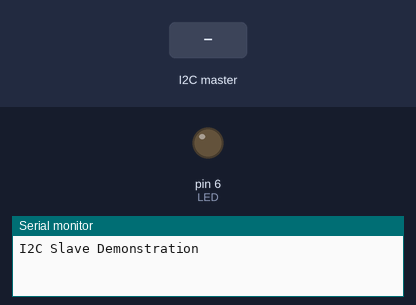
Bench run of a sketch on a simulated Arduino Uno, built with avr-gcc and run on an emulated ATmega328P. Shown: output pins drawn as LEDs (lit = HIGH), the last lines printed to the serial monitor. The inputs (shaded band) are chosen by the test bench.

Above: at 1.2 s.
1.3 s: the I2C master sends the byte 1
At 1.6 s:
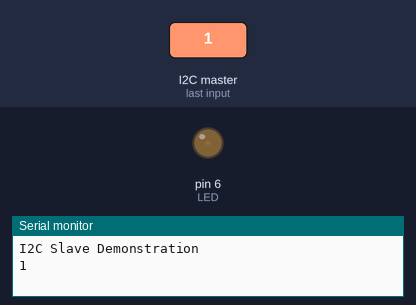
2.8 s: the I2C master sends the byte 90
At 3.9 s:
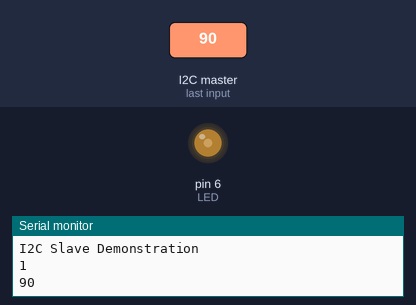
4.3 s: the I2C master sends the byte 200
At 5.1 s:
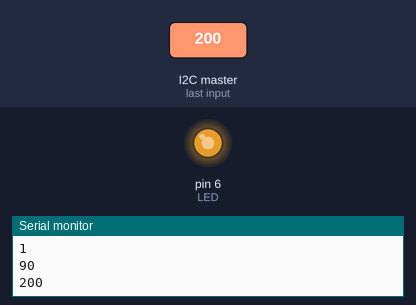
Timing chart, 0 to 7.3 s (numbered marks = the images above; inputs shaded):
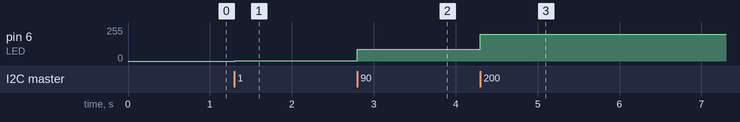

The sketch:

i2c_slave.ino
```cpp
// Include Arduino Wire library for I2C
#include <Wire.h>

// Define Slave I2C Address
#define SLAVE_ADDR 9

// Define LED Pin
int LED = 6;//a multiplexed pin

// Variable for received data
int recieved_data;

void setup() {

  pinMode(LED, OUTPUT);

  // Initialize I2C communications as Slave
  Wire.begin(SLAVE_ADDR);

  // Function to run when data received from master
  Wire.onReceive(data_frm_master);

  // Setup Serial Monitor
  Serial.begin(9600);
  Serial.println("I2C Slave Demonstration");
}


void data_frm_master() {
  // read one character from the I2C
  recieved_data = Wire.read();
  // Print value of incoming data
  Serial.println(recieved_data);

}
void loop() {
   delay(50);
  analogWrite(LED,recieved_data);
}
```

Measured:
- after the input at 1.3 s, pin 6 (LED): 0/255 → 1/255 at once
- after the input at 2.8 s, pin 6 (LED): 1/255 → 90/255 at once
- after the input at 4.3 s, pin 6 (LED): 90/255 → 200/255 at once
